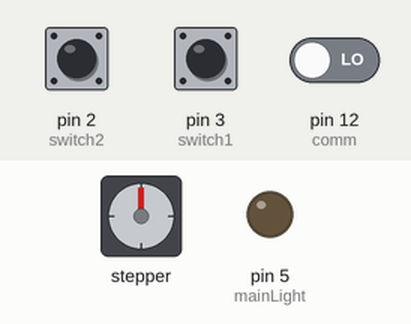
Simulated run of this sketch. Board: Arduino Uno, built with avr-gcc and run on an emulated ATmega328P. Parts: stepper motor, output pins drawn as LEDs (lit = HIGH). Wiring (inferred from the names in the program): stepper motor driver (200 steps per turn assumed): step pin 7; direction pin 8. Inputs (shaded band) come from the test bench; at power-on: pin 12 (comm) LOW, pin 2 (switch2) HIGH, pin 3 (switch1) LOW. Pins used as bus, display or sensor lines are not drawn; what the sketch prints to the serial monitor is not drawn.

Above: at 1.2 s.
1.3 s: pin 12 (comm) driven HIGH
At 2.1 s:
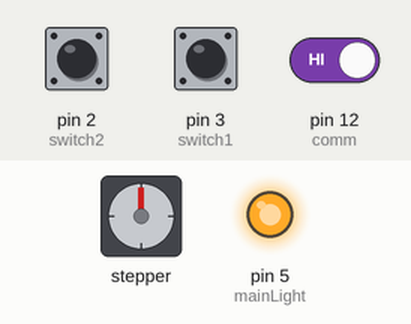
Timing chart, 0 to 10.8 s (numbered marks = the images above; inputs shaded):
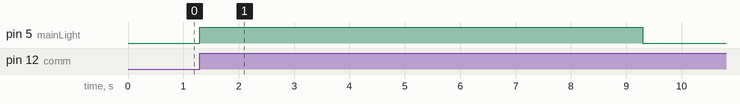

Measured:
- after the input at 1.3 s, pin 5 (mainLight): LOW → HIGH at once, → LOW 8.0 s later

The sketch:

Champagne_2_slave.ino
```cpp
//For right Box.
int comm = 12;
int dirpin = 8;
int steppin = 7;
int switch1 = 3;
int switch2 = 2;
int mainSwitch = 4;
int mainLight = 5;
const double vi120[] = {35, 53, 39, 57, 88, 53, 41, 30, 42, 57, 40, 58, 58, 64, 64, 83, 84, 30, 39, 48, 38, 74, 37, 38, 71};
int trialIndex = 0;
long prevMillis = 0;


void setup() {
  // put your setup code here, to run once:
  pinMode(switch1, INPUT);
  pinMode(switch2, INPUT);
  pinMode(dirpin, OUTPUT);
  pinMode(steppin, OUTPUT);
  pinMode(mainLight, OUTPUT);
  pinMode(mainSwitch, INPUT);
  pinMode(comm, INPUT);
  Serial.begin(9600);
  closeMeNoSafe();
}

void loop() {
    if(digitalRead(comm) == 1){
      trial();
      trialIndex++;
    }
}

void openMe(){
 digitalWrite(dirpin, LOW);
 while(digitalRead(switch1) == 0){
   if(digitalRead(mainSwitch == 1)){
     digitalWrite(steppin, LOW);
     digitalWrite(steppin, HIGH);
     delayMicroseconds(150);
   }
 }
}

void closeMe(){
 digitalWrite(dirpin, HIGH);
 while(digitalRead(switch2) == 0){
   if(digitalRead(mainSwitch) == 1){
     digitalWrite(steppin, LOW);
     digitalWrite(steppin, HIGH);
     delayMicroseconds(150);
   }
 }
}

void closeMeNoSafe(){
 digitalWrite(dirpin, HIGH);
 while(digitalRead(switch2) == 0){
     digitalWrite(steppin, LOW);
     digitalWrite(steppin, HIGH);
     delayMicroseconds(150);
 }
}


void trial(){
  long baseTrialMillis = millis();
  digitalWrite(mainLight, HIGH);
  while(millis() - baseTrialMillis < 8000){
    Serial.println("1");
  }
  digitalWrite(mainLight, LOW);
  openMe();
  while(millis() - baseTrialMillis < 16000){
    Serial.println("2");
  }
  closeMe();
}
```
